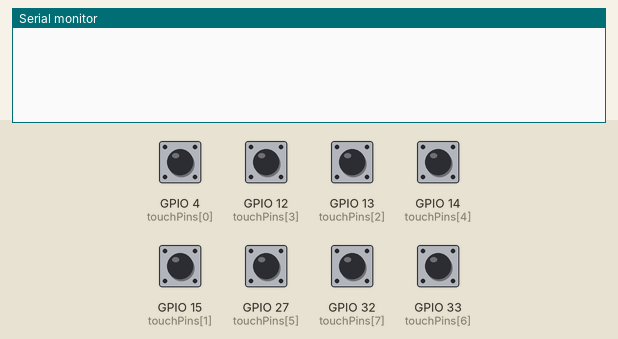
Recording of a sketch running on a simulated ESP32. Parts: the last lines printed to the serial monitor. The test bench sets the inputs (shaded band); at power-on: GPIO 4 (touchPins[0]), GPIO 12 (touchPins[3]), GPIO 13 (touchPins[2]), GPIO 14 (touchPins[4]), GPIO 15 (touchPins[1]), GPIO 27 (touchPins[5]), GPIO 32 (touchPins[7]), GPIO 33 (touchPins[6]) HIGH. The audio player accepts every command and is not drawn.

Above: at 1.7 s.
1.8 s: GPIO 4 (touchPins[0]) pulled LOW for 0.15 s
At 2.6 s:
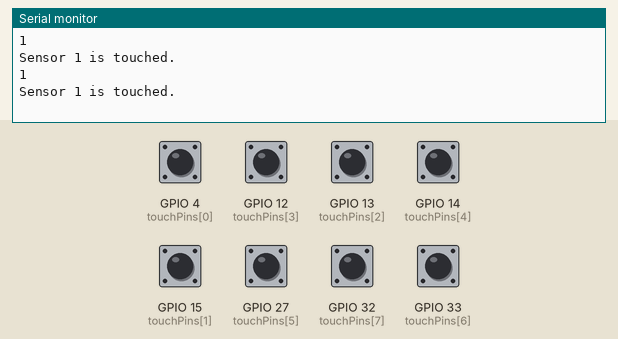
3.4 s: GPIO 12 (touchPins[3]) pulled LOW for 0.15 s
At 4.7 s:
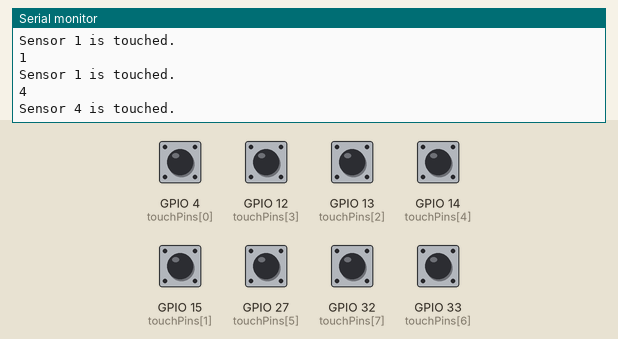
5.0 s: GPIO 13 (touchPins[2]) pulled LOW for 0.15 s
At 6.0 s:
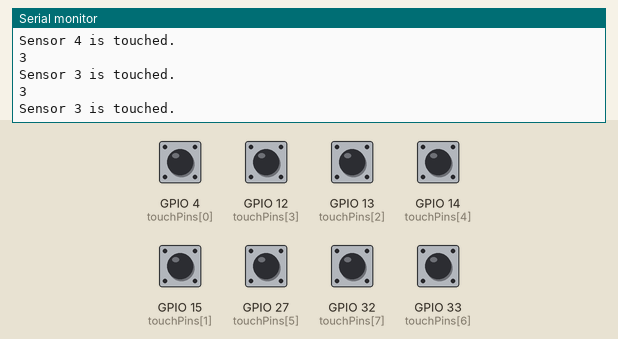
6.6 s: GPIO 14 (touchPins[4]) pulled LOW for 0.15 s
At 7.0 s:
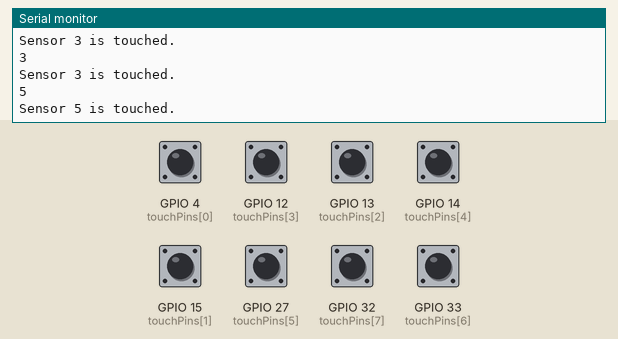
8.2 s: GPIO 15 (touchPins[1]) pulled LOW for 0.15 s
At 9.4 s:
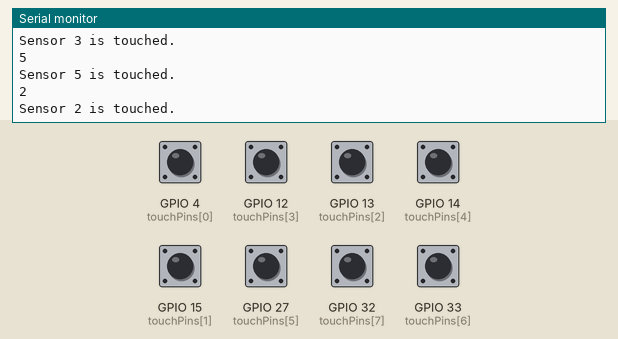
9.8 s: GPIO 27 (touchPins[5]) pulled LOW for 0.15 s
At 10.5 s:
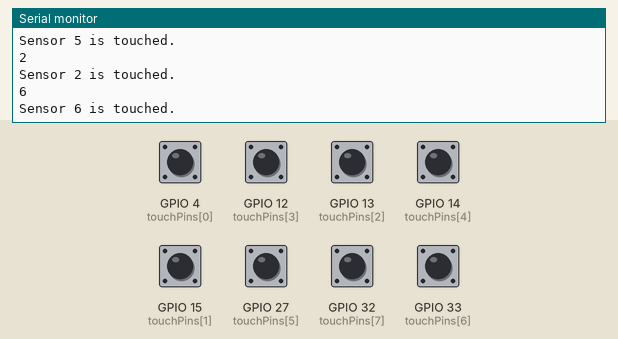
Timing chart, 0 to 12.4 s (numbered marks = the images above; inputs shaded):
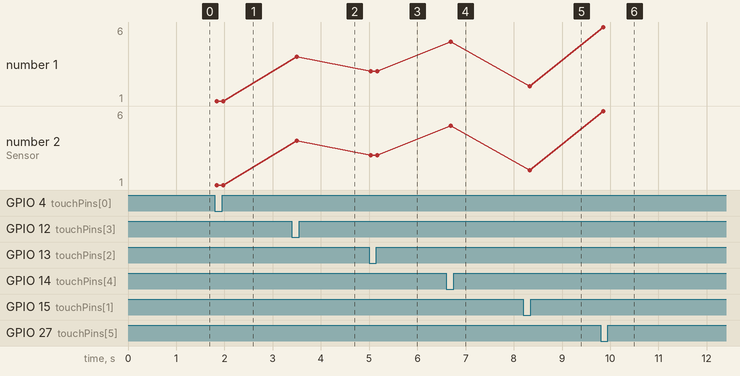

Measured:
- after the input at 1.8 s, the serial monitor: prints a new line at once (image 1)
- after the input at 3.4 s, the serial monitor: prints a new line after 0.10 s (image 2)
- after the input at 5.0 s, the serial monitor: prints a new line at once (image 3)
- after the input at 6.6 s, the serial monitor: prints a new line after 0.09 s (image 4)
- after the input at 8.2 s, the serial monitor: prints a new line after 0.13 s (image 5)
- after the input at 9.8 s, the serial monitor: prints a new line after 0.06 s (image 6)
- plotted number 1: 1 → 4 after the input at 3.4 s, 4 → 3 after the input at 5.0 s, 3 → 5 after the input at 6.6 s, 5 → 2 after the input at 8.2 s, 2 → 6 after the input at 9.8 s
- plotted number 2: 1 → 4 after the input at 3.4 s, 4 → 3 after the input at 5.0 s, 3 → 5 after the input at 6.6 s, 5 → 2 after the input at 8.2 s, 2 → 6 after the input at 9.8 s

The sketch:

ESP32TouchTest.ino
```cpp
#include <Arduino.h>
#include <DFRobotDFPlayerMini.h>
const int NUM_SENSORS = 8; // Number of touch sensors
const int touchPins[NUM_SENSORS] = {4, 15, 13, 12, 14, 27, 33, 32}; // Pins for touch sensors
const int touchThreshold = 18 ; // Touch threshold
int soundToPlay = 0;
int soundsFolder = 1;
DFRobotDFPlayerMini dfPlayer;
void setup() {
  Serial.begin(115200);
  dfPlayer.begin(Serial);
  dfPlayer.volume(20);
  // Set touch pins as input
  for (int i = 0; i < NUM_SENSORS; i++) {
    pinMode(touchPins[i], INPUT);
  }
}

void loop() {
  // Read touch sensor values
  int touchValues[NUM_SENSORS];

  for (int i = 0; i < NUM_SENSORS; i++) {
    touchValues[i] = touchRead(touchPins[i]);
  }
  // Detect touched sensors
  for (int i = 0; i < NUM_SENSORS; i++) {
    if (touchValues[i] < touchThreshold) {
      soundToPlay = i + 1;
      dfPlayer.playFolder(soundsFolder, soundToPlay);
      Serial.println(soundToPlay);
      Serial.print("Sensor ");
      Serial.print(i + 1);
      Serial.println(" is touched.");
    }
  }

  delay(100); // Adjust delay as needed
}
```
